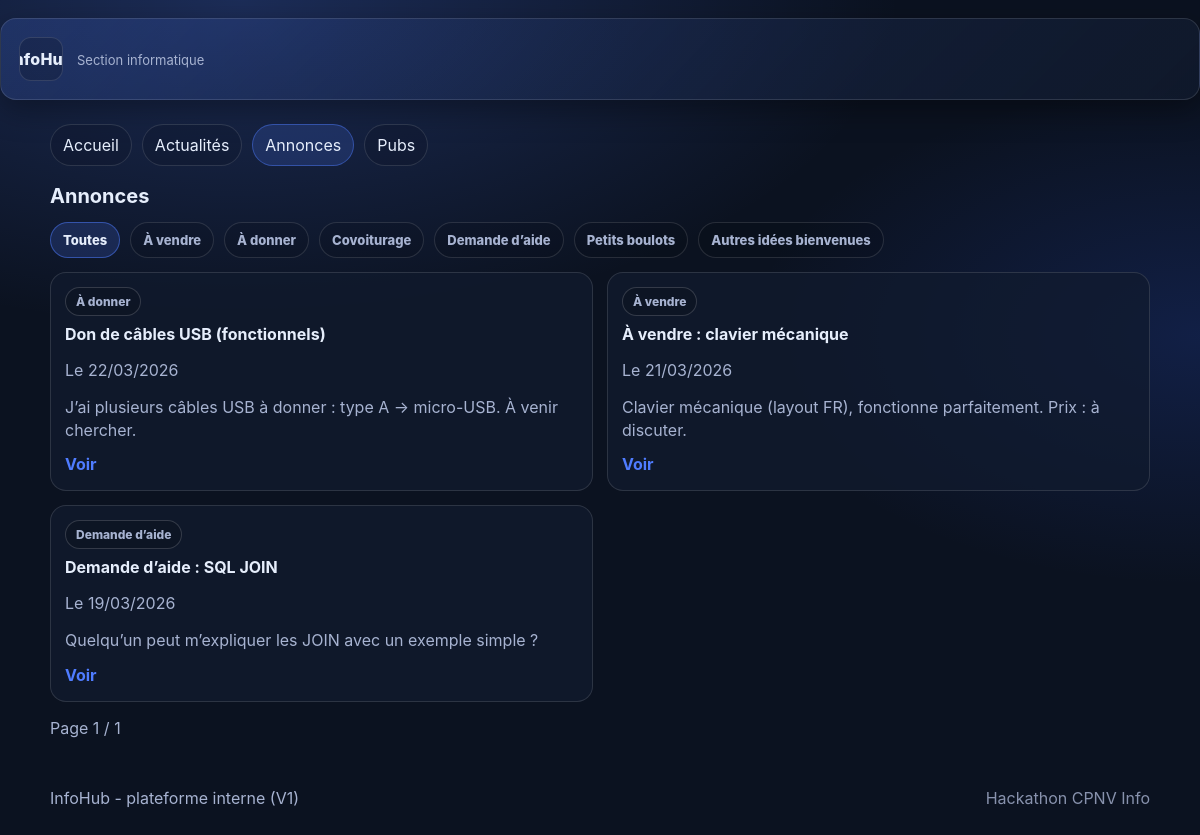
The app's page /index.php?route=announcements with its own data.
### tables this page shows
CREATE TABLE IF NOT EXISTS announcements (
  id INT AUTO_INCREMENT PRIMARY KEY,
  title VARCHAR(255) NOT NULL,
  content TEXT NOT NULL,
  image_path VARCHAR(255) NULL,
  category_slug VARCHAR(50) NOT NULL,  
  is_featured TINYINT(1) NOT NULL DEFAULT 0,
  posted_at DATETIME NOT NULL DEFAULT CURRENT_TIMESTAMP,
  CONSTRAINT chk_ann_category CHECK (category_slug IN ('vente','don','covoiturage','aide','petits_boulots','autres'))
);

### lib/db.php (called while the page is built, shortened)
<?php
function db(): PDO
{
  static $pdo = null;
  if ($pdo instanceof PDO) {
    return $pdo;
  }
  $dsn = sprintf(
    'mysql:host=%s;port=%d;dbname=%s;charset=utf8mb4',
    DB_HOST,
    DB_PORT,
    DB_NAME
  );
  $pdo = new PDO($dsn, DB_USER, DB_PASS, [
    PDO::ATTR_ERRMODE => PDO::ERRMODE_EXCEPTION,
    PDO::ATTR_DEFAULT_FETCH_MODE => PDO::FETCH_ASSOC,
  ]);
  return $pdo;
}

### lib/repositories.php (called while the page is built, shortened)
<?php
require_once __DIR__ . '/db.php';
require_once __DIR__ . '/markdown.php';
function getAnnouncementsList(string $categorySlug, int $limit, int $offset = 0): array
{
  $params = [];
  $where = '';
  $stmt = db()->prepare(
    "SELECT * FROM announcements $where ORDER BY posted_at DESC LIMIT :lim OFFSET :off"
  );
  $stmt->bindValue(':lim', $limit, PDO::PARAM_INT);
  $stmt->bindValue(':off', $offset, PDO::PARAM_INT);
  $stmt->execute();
  return $stmt->fetchAll();
}
function countAnnouncements(string $categorySlug): int
{
  if ($categorySlug === 'toutes') {
    return (int)db()->query("SELECT COUNT(*) AS c FROM announcements")->fetch()['c'];
  }
  $stmt = db()->prepare("SELECT COUNT(*) AS c FROM announcements WHERE category_slug = :cat");
  $stmt->execute(['cat' => $categorySlug]);
  return (int)$stmt->fetch()['c'];
}

### lib/markdown.php (called while the page is built, shortened)
<?php
function markdown_snippet(string $markdown, int $maxChars = 200): string
{
  $text = str_replace(["\r\n", "\r"], "\n", $markdown);
  $text = preg_replace('/\[(.*?)\]\((https?:\/\/[^\)]+)\)/', '$1', (string)$text);
  $text = preg_replace('/\*\*([^*]+)\*\*/', '$1', (string)$text);
  $text = preg_replace('/\*([^*\n]+)\*/', '$1', (string)$text);
  $text = preg_replace('/`([^`]+)`/', '$1', (string)$text);
  $text = preg_replace('/^#{1,3}\s*/m', '', (string)$text);
  $text = preg_replace('/\s+/', ' ', trim((string)$text));
  if (mb_strlen($text) <= $maxChars) {
    return $text;
  }
  return mb_substr($text, 0, $maxChars - 1) . '…';
}

### pages/announcements.php (the view, shortened to what this page needs)
<?php
require_once __DIR__ . '/../lib/repositories.php';
$category = (string)($_GET['category'] ?? 'toutes');
$page = isset($_GET['page']) ? max(1, (int)$_GET['page']) : 1;
$perPage = 12;
$offset = ($page - 1) * $perPage;
$total = countAnnouncements($category);
$totalPages = (int)max(1, ceil($total / $perPage));
$items = getAnnouncementsList($category, $perPage, $offset);
?>
<?php require __DIR__ . '/../templates/header.php'; ?>
<section class="section">
  <h1 class="section-title">Annonces</h1>
  <div class="tabs">
    <a class="tab <?= $category === 'toutes' ? 'active' : '' ?>" href="index.php?route=announcements&category=toutes">Toutes</a>
    <?php foreach (ANNOUNCEMENT_CATEGORIES as $slug => $label): ?>
      <a class="tab <?= $category === $slug ? 'active' : '' ?>" href="index.php?route=announcements&category=<?= h($slug) ?>"><?= h($label) ?></a>
    <?php endforeach; ?>
  </div>
  <?php if (!$items): ?>
    <div class="empty-state">
      <p>Aucune annonce.</p>
    </div>
  <?php else: ?>
    <div class="cards">
      <?php foreach ($items as $a): ?>
        <article class="card">
          <div class="card-body">
            <div class="pill"><?= h(ANNOUNCEMENT_CATEGORIES[$a['category_slug']] ?? $a['category_slug']) ?></div>
            <h3 class="card-title"><?= h($a['title']) ?></h3>
            <p class="muted">Le <?= h(date_format(new DateTime($a['posted_at']), 'd/m/Y')) ?></p>
            <p class="card-text"><?= h(markdown_snippet((string)$a['content'], 170)) ?></p>
            <a class="link" href="index.php?route=announcement_detail&id=<?= (int)$a['id'] ?>">Voir</a>
          </div>
        </article>
      <?php endforeach; ?>
    </div>
    <div class="pagination">
      <span class="muted">Page <?= h((string)$page) ?> / <?= h((string)$totalPages) ?></span>
    </div>
  <?php endif; ?>
</section>
<?php require __DIR__ . '/../templates/footer.php'; ?>

### assets/styles.css (style rules this page uses)
:root { --bg:#0b1220; --panel:#111b2e; --panel2:#0f172a; --text:#e6eefc; --muted:#a7b3d1; --primary:#4f7cff; --primary2:#2f5df2; --border:rgba(255,255,255,.12); --shadow: 0 10px 30px rgba(0,0,0,.35); --radius:16px; --radius-sm:12px; }
* { box-sizing:border-box; }
body { margin:0; background: radial-gradient(1200px 600px at 20% 0%, rgba(79,124,255,.25), transparent 55%), radial-gradient(900px 500px at 100% 40%, rgba(47,93,242,.18), transparent 50%), var(--bg); color:var(--text); font-family: -apple-system, BlinkMacSystemFont, "Segoe UI", Roboto, Arial, sans-serif; }
.section { margin: 18px 0 26px; }
.section-title { margin:0 0 14px; font-size: 20px; }
.cards { display:grid; grid-template-columns: repeat(2, minmax(0, 1fr)); gap: 14px; }
.card { border: 1px solid var(--border); border-radius: var(--radius); background: rgba(17,27,46,.72); overflow:hidden; }
.card-body { padding: 14px 14px 16px; }
.card-title { margin:0 0 6px; font-size: 16px; }
.card-text { margin: 0 0 12px; color: var(--muted); line-height:1.45; }
.muted { color: var(--muted); }
.link { color: var(--primary); text-decoration:none; font-weight:700; }
.pagination { margin-top: 16px; display:flex; gap: 10px; align-items:center; justify-content: space-between; flex-wrap:wrap; }
.pill { display:inline-flex; padding: 6px 10px; border-radius: 999px; border: 1px solid rgba(255,255,255,.16); color: var(--muted); background: rgba(0,0,0,.12); font-weight: 800; font-size: 12px; margin-bottom: 8px; }
.tabs { display:flex; gap:10px; flex-wrap:wrap; margin-bottom: 14px; }
.tab { text-decoration:none; padding: 9px 12px; border-radius: 999px; border:1px solid var(--border); color: var(--muted); background: rgba(0,0,0,.10); font-weight:800; font-size: 13px; }
.tab.active { color: var(--text); border-color: rgba(79,124,255,.5); background: rgba(79,124,255,.18); }

### records on screen
announcements: category_slug "À donner", title "Don de câbles USB (fonctionnels)", posted_at "22/03/2026", content "J’ai plusieurs câbles USB à donner : type A -> micro-USB. À venir chercher."
announcements: category_slug "À vendre", title "À vendre : clavier mécanique", posted_at "21/03/2026", content "Clavier mécanique (layout FR), fonctionne parfaitement. Prix : à discuter."
announcements: category_slug "Demande d’aide", title "Demande d’aide : SQL JOIN", posted_at "19/03/2026", content "Quelqu’un peut m’expliquer les JOIN avec un exemple simple ?"

### other values on screen
$label "À vendre"
$label "À donner"
$label "Covoiturage"
$label "Demande d’aide"
$label "Petits boulots"
$label "Autres idées bienvenues"
$page "1"
$totalPages "1"
